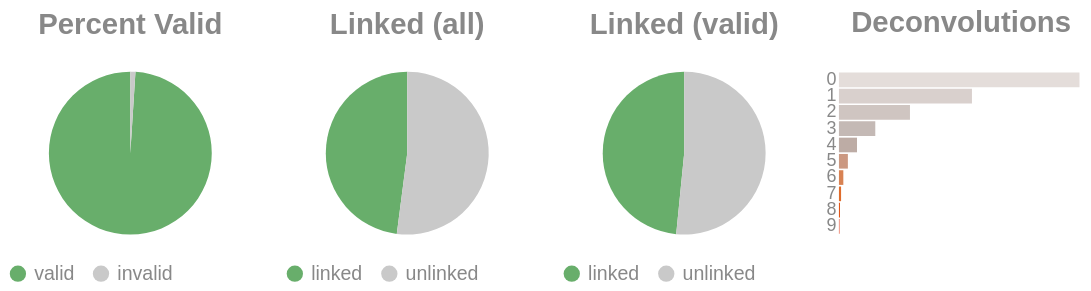

Notebook cell for this chart:
### Code cell
if SKIPLR:
    pass
else:
    clash = Counter()
    for i in valids['molecule'].to_list():
        _mol = i.split("-")
        if len(_mol) == 1:
            clash.update('0')
        else:
            clash.update(_mol[-1])

    _d = {"deconvolutions": [], 'count': []}
    for k,v in clash.items():
        _d['deconvolutions'].append(k)
        _d['count'].append(v)

    tot_valid = valids['reads'].sum()
    mask = valids['reads'] >= 2
    n_linked_reads = valids.filter(mask)['reads'].sum()
    if n_linked_reads == 0:
        print_html("No linked molecules (>=2 reads) were detected; skipping linked-only distributions.")
        SKIPLR = True
    else:
        perc_valid = round(tot_valid / n_reads, 4)
        linked_perc_abs = round(n_linked_reads / n_reads, 4)
        linked_perc = round(n_linked_reads / tot_valid, 4)

    _valid = pl.DataFrame({"valids": ['valid', 'invalid'], "count": [tot_valid, n_reads - tot_valid]})
    _linked_abs = pl.DataFrame({"linked (absolute)": ['linked', 'unlinked'], "count": [n_linked_reads, n_reads - n_linked_reads]})
    _linked_rel = pl.DataFrame({"linked (valids)": ['linked', 'unlinked'], "count": [n_linked_reads, tot_valid - n_linked_reads]})

    (
        alt.hconcat(
            piechart(_valid, goodval = 'valid', title = "Percent Valid"),
            piechart(_linked_abs, goodval = "linked", title =  "Linked (all)"),
            piechart(_linked_rel, goodval = "linked", title =  "Linked (valid)"),
            convolutionbar(pl.DataFrame(_d), title = "Deconvolutions"),
            center = True,
            bounds = 'flush'
        )
        .resolve_scale(color='independent')
        .resolve_legend('independent')
        .properties(usermeta={'embedOptions': {"actions": False}})
    ).display()

### Figure 1 — Vega-Lite specification as saved in the notebook (floating-point values rounded to 4 significant figures)
{"width": "container", "height": 400, "config": {"title": {"anchor": "start", "dy": -15, "fontSize": 18, "color": "#888888", "subtitleColor": "#888888", "subtitleFontSize": 14}, "arc": {"fill": "#0072B2"}, "axis": {"domainColor": "#888888", "domainWidth": 0.5, "gridWidth": 0.2, "grid": false, "titleFontWeight": 400, "titleFontSize": 15, "labelFontSize": 11, "labelColor": "#888888", "tickColor": "#888888", "tickWidth": 0.2, "titleColor": "#888888"}, "axisBand": {"grid": false}, "axisX": {"grid": true, "tickSize": 10, "domainCap": "round"}, "axisY": {"domain": false, "grid": true, "tickSize": 0, "domainCap": "round"}, "background": "transparent", "header": {"labelFontSize": 15, "labelColor": "#888888", "titleFontSize": 15, "titleFontWeight": 600, "titleColor": "#888888"}, "legend": {"labelFont": "sans-serif", "labelFontSize": 12, "labelColor": "#888888", "symbolSize": 100, "symbolType": "circle", "titleFontSize": 12, "titlePadding": 10, "titleColor": "#888888", "title": null}, "range": {"category": ["#E69F00", "#56B4E9", "#009E73", "#F0E442", "#0072B2", "#D55E00", "#CC79A7", "#000000"], "diverging": ["#cfe8f3", "#a2d4ec", "#73bfe2", "#46abdb", "#1696d2", "#12719e"]}, "area": {"fill": "#0072B2", "fillOpacity": 0.7, "line": true, "strokeOpacity": 0.7}, "line": {"color": "#0072B2", "stroke": "#0072B2", "strokeWidth": 2}, "trail": {"color": "#0072B2", "stroke": "#0072B2", "strokeWidth": 0, "size": 1}, "point": {"filled": true, "fillOpacity": 1.0, "size": 95}, "text": {"color": "#888888", "fontSize": 11, "align": "right", "fontWeight": 400, "size": 11}, "bar": {"fill": "#0072B2", "stroke": null}, "view": {"stroke": null, "continuousWidth": 660, "continuousHeight": 400}}, "hconcat": [{"data": {"name": "data-a6cd934ed445b345aa80bc475751d471"}, "mark": {"type": "arc"}, "encoding": {"color": {"field": "valids", "legend": {"orient": "bottom", "title": null}, "scale": {"domain": ["valid", "invalid"], "range": ["#68ae6b", "#C9C9C9"]}, "title": "Valids", "type": "nominal"}, "theta": {"field": "count", "type": "quantitative"}, "tooltip": [{"field": "valids", "title": "Valids", "type": "ordinal"}, {"field": "percent", "format": ".2%", "title": "Percent", "type": "quantitative"}, {"field": "count", "title": "Count", "type": "quantitative"}]}, "height": 100, "title": {"text": "Percent Valid", "align": "center", "anchor": "middle"}, "transform": [{"calculate": "datum.count / 6673329", "as": "percent"}], "width": 150}, {"data": {"name": "data-9a703861f1d355ebcb76c42296c203fd"}, "mark": {"type": "arc"}, "encoding": {"color": {"field": "linked (absolute)", "legend": {"orient": "bottom", "title": null}, "scale": {"domain": ["linked", "unlinked"], "range": ["#68ae6b", "#C9C9C9"]}, "title": "Linked (Absolute)", "type": "nominal"}, "theta": {"field": "count", "type": "quantitative"}, "tooltip": [{"field": "linked (absolute)", "title": "Linked (Absolute)", "type": "ordinal"}, {"field": "percent", "format": ".2%", "title": "Percent", "type": "quantitative"}, {"field": "count", "title": "Count", "type": "quantitative"}]}, "height": 100, "title": {"text": "Linked (all)", "align": "center", "anchor": "middle"}, "transform": [{"calculate": "datum.count / 6673329", "as": "percent"}], "width": 150}, {"data": {"name": "data-fe11740bfe2576312a5b160fb3bd6203"}, "mark": {"type": "arc"}, "encoding": {"color": {"field": "linked (valids)", "legend": {"orient": "bottom", "title": null}, "scale": {"domain": ["linked", "unlinked"], "range": ["#68ae6b", "#C9C9C9"]}, "title": "Linked (Valids)", "type": "nominal"}, "theta": {"field": "count", "type": "quantitative"}, "tooltip": [{"field": "linked (valids)", "title": "Linked (Valids)", "type": "ordinal"}, {"field": "percent", "format": ".2%", "title": "Percent", "type": "quantitative"}, {"field": "count", "title": "Count", "type": "quantitative"}]}, "height": 100, "title": {"text": "Linked (valid)", "align": "center", "anchor": "middle"}, "transform": [{"calculate": "datum.count / 6606057", "as": "percent"}], "width": 150}, {"data": {"name": "data-abd3c216492de1dd9aa4a0065e8ea6f6"}, "mark": {"type": "bar"}, "encoding": {"color": {"field": "deconvolutions", "legend": null, "scale": {"scheme": "lightgreyred"}, "type": "nominal"}, "tooltip": [{"field": "deconvolutions", "title": "Deconvolutions", "type": "ordinal"}, {"field": "percent", "format": ".2%", "title": "Percent", "type": "quantitative"}, {"field": "count", "title": "Count", "type": "quantitative"}], "x": {"axis": null, "field": "count", "type": "quantitative"}, "y": {"field": "deconvolutions", "sort": "ascending", "title": null, "type": "nominal"}}, "height": 100, "title": {"text": "Deconvolutions", "align": "center", "anchor": "middle"}, "transform": [{"calculate": "datum.count / 4646490", "as": "percent"}], "width": 150}], "bounds": "flush", "center": true, "resolve": {"legend": {"angle": "independent"}, "scale": {"color": "independent"}}, "usermeta": {"embedOptions": {"actions": false}}, "$schema": "https://vega.github.io/schema/vega-lite/v6.4.1.json", "datasets": {"data-a6cd934ed445b345aa80bc475751d471": [{"valids": "valid", "count": 6606057}, {"valids": "invalid", "count": 67272}], "data-9a703861f1d355ebcb76c42296c203fd": [{"linked (absolute)": "linked", "count": 3199449}, {"linked (absolute)": "unlinked", "count": 3473880}], "data-fe11740bfe2576312a5b160fb3bd6203": [{"linked (valids)": "linked", "count": 3199449}, {"linked (valids)": "unlinked", "count": 3406608}], "data-abd3c216492de1dd9aa4a0065e8ea6f6": [{"deconvolutions": "0", "count": 2165883}, {"deconvolutions": "1", "count": 1197552}, {"deconvolutions": "2", "count": 639485}, {"deconvolutions": "3", "count": 327246}, {"deconvolutions": "4", "count": 162886}, {"deconvolutions": "5", "count": 80446}, {"deconvolutions": "6", "count": 39586}, {"deconvolutions": "7", "count": 19292}, {"deconvolutions": "8", "count": 9465}, {"deconvolutions": "9", "count": 4649}]}}
